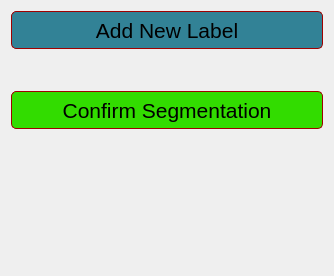
<?xml version="1.0" encoding="UTF-8"?>
<ui version="4.0">
 <class>MPIPQmitkSegmentationPanel</class>
 <widget class="QWidget" name="MPIPQmitkSegmentationPanel">
  <property name="geometry">
   <rect>
    <x>0</x>
    <y>0</y>
    <width>334</width>
    <height>276</height>
   </rect>
  </property>
  <property name="windowTitle">
   <string>Form</string>
  </property>
  <layout class="QVBoxLayout" name="verticalLayout">
   <item>
    <widget class="QPushButton" name="newLabelPushBtn">
     <property name="styleSheet">
      <string notr="true">QPushButton { font:21px; height:30px;width:150px;color:black; background-color:rgb(50,130,150); border-style: solid; border-color: #9f0000; border-width: 1px; border-radius: 5px; padding: 3px;}
QPushButton:checked{ background-color: black; border-style: outset; border-style: solid; border-color: black; border-width: 1px; border-radius: 5px;}
QPushButton:hover{ background-color: rgb(0,120,197);border-style: outset; border-style: solid; border-color: black; border-width: 1px; border-radius: 5px;}
QPushButton:pressed{ background-color: rgb(0,120,150);border-style: outset; border-style: solid; border-color: black; border-width: 1px; border-radius: 5px;}                 </string>
     </property>
     <property name="text">
      <string>Add New Label</string>
     </property>
    </widget>
   </item>
   <item>
    <widget class="QmitkLabelSetWidget" name="labelSetWidget" native="true"/>
   </item>
   <item>
    <widget class="QWidget" name="toolGUIArea" native="true">
     <property name="minimumSize">
      <size>
       <width>0</width>
       <height>0</height>
      </size>
     </property>
     <layout class="QHBoxLayout" name="horizontalLayout"/>
    </widget>
   </item>
   <item>
    <widget class="QmitkToolSelectionBox" name="toolSelectionBox" native="true"/>
   </item>
   <item>
    <widget class="QPushButton" name="ConfirmSegBtn">
     <property name="styleSheet">
      <string notr="true">QPushButton { font:21px; height:30px;width:150px;color:black; background-color:rgb(50,220,0); border-style: solid; border-color: #9f0000; border-width: 1px; border-radius: 5px; padding: 3px;}
QPushButton:checked{ background-color: black; border-style: outset; border-style: solid; border-color: black; border-width: 1px; border-radius: 5px;}
QPushButton:hover{ background-color: rgb(0,200,57);border-style: outset; border-style: solid; border-color: black; border-width: 1px; border-radius: 5px;}
QPushButton:pressed{ background-color: rgb(0,100,0);border-style: outset; border-style: solid; border-color: black; border-width: 1px; border-radius: 5px;}                 </string>
     </property>
     <property name="text">
      <string>Confirm Segmentation</string>
     </property>
    </widget>
   </item>
   <item>
    <spacer name="verticalSpacer">
     <property name="orientation">
      <enum>Qt::Vertical</enum>
     </property>
     <property name="sizeHint" stdset="0">
      <size>
       <width>20</width>
       <height>40</height>
      </size>
     </property>
    </spacer>
   </item>
  </layout>
 </widget>
 <customwidgets>
  <customwidget>
   <class>QmitkToolSelectionBox</class>
   <extends>QWidget</extends>
   <header location="global">QmitkToolSelectionBox.h</header>
  </customwidget>
  <customwidget>
   <class>QmitkLabelSetWidget</class>
   <extends>QWidget</extends>
   <header location="global">Qmitk/QmitkLabelSetWidget.h</header>
   <container>1</container>
  </customwidget>
 </customwidgets>
 <resources/>
 <connections/>
</ui>
